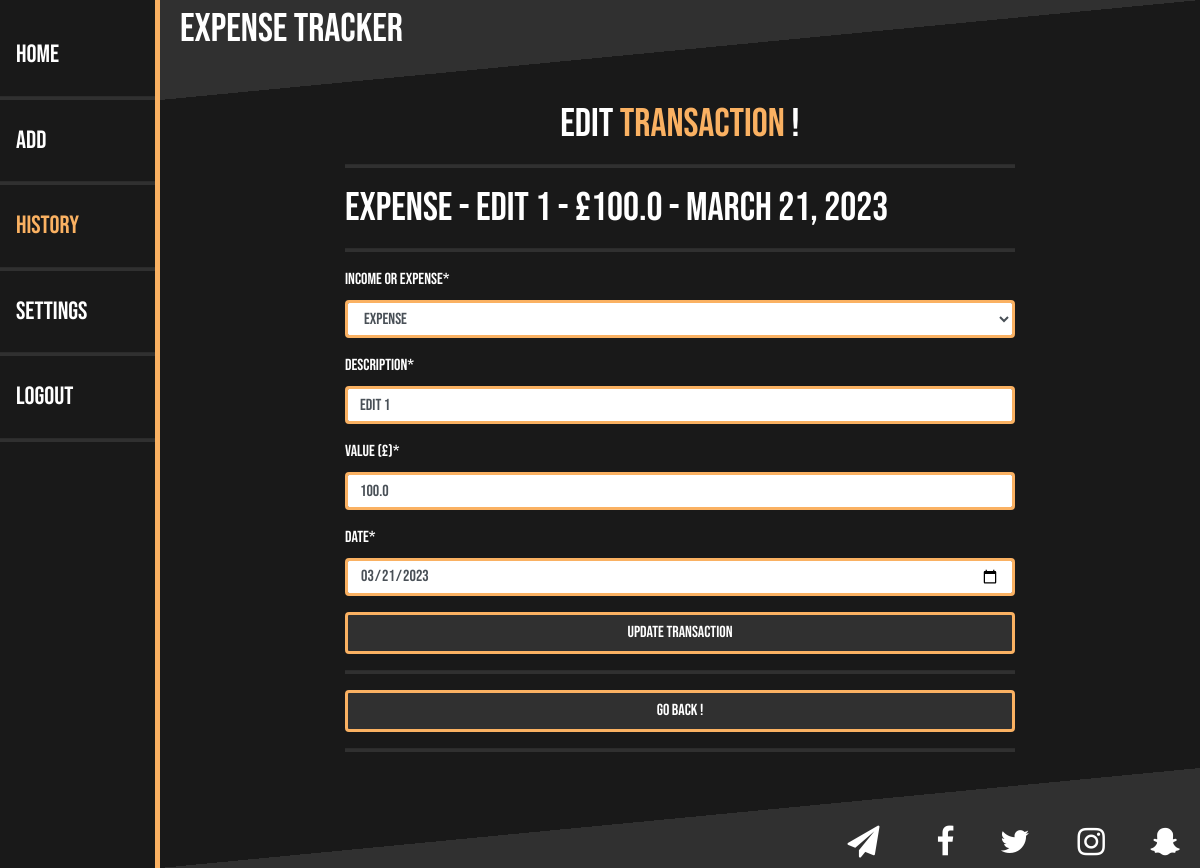
Screenshot of /editTransaction/65 with the database file from the repository.
### main/models.py (models this page shows)
class IncomeExpense(models.Model):
    user = models.ForeignKey(User, on_delete = CASCADE, related_name = "user", null = True)
    typeIE = models.CharField(max_length = 10, choices = INCOME_EXPENSE_CHOICES)
    description = models.CharField(max_length = 20)
    value = models.FloatField()
    date = models.DateField()
    def __str__(self):
        return self.description

### main/views.py (the view)
# urls.py: path("editTransaction/<itemID>", views.editTransaction, name = "editTransaction"),
def editTransaction(response, itemID):
    try:
        item = IncomeExpense.objects.get(id = itemID)  # Get IncomeExpense Object Using itemID Passed In From Button Press.
        if response.method == "POST":
            form = forms.AddIncomeExpense(response.POST) # FORM: Get Data From The Submitted Form And Store It In A Variable.
            if form.is_valid(): # IS_VALID(): Check If The Form Is Valid. If The Form Has No Errors It Is Valid.
                typeIE = form.cleaned_data["typeIE"]
                description = form.cleaned_data["description"]
                value = form.cleaned_data["value"]
                value = round(value, 2)
                date = form.cleaned_data["date"]
                obj = IncomeExpense(id = itemID, user = response.user, typeIE = typeIE, description = description, value = value, date = date)  # UPDATE OBJECT: Update 'IncomeExpense' Object Using The Form Values.
                obj.save() # SAVE OBJECT: Save Object Into The Database.
                return HttpResponseRedirect("/editTransaction/"+itemID)  # Once The Object Has Been Deleted Remain On The Same Page 'history'.
        else:
            form = forms.AddIncomeExpense() # FORM: Instance Of The 'AddIncomeExpense' Form Stored In A Variable. This Will Be Passed Into The 'editTransaction' Template.
            form.initial["typeIE"] = item.typeIE # INITIAL VALUE: Set Initial Value Of The 'typeIE' Field.
            form.initial["description"] = item.description # INITIAL VALUE: Set Initial Value Of The 'description' Field.
            form.initial["value"] = item.value # INITIAL VALUE: Set Initial Value Of The 'value' Field.
            form.initial["date"] = item.date # INITIAL VALUE: Set Initial Value Of The 'date' Field.
    except IncomeExpense.DoesNotExist:
        raise Http404  # If IncomeExpense Does Not Exist Go To 404 Page (Page Not Found).
    context = {"item": item, "form": form}
    return render(response, "main/editTransaction.html", context)

### main/templates/main/editTransaction.html (shortened to what this page needs)
{% extends 'main/base.html' %}
{% load crispy_forms_filters %}
{% block sideBar %}
    <div class="sideNavigationBar">
        <a href="/home">Home</a>
        <hr style="height: 3px">
        <a href="/add">Add</a>
        <hr style="height: 3px">
        <a href="/history" style="color: #FAB162">History</a>
        <hr style="height: 3px">
        <a href="/settings">Settings</a>
        <hr style="height: 3px">
        <a href="/logout">Logout</a>
        <hr style="height: 3px">
    </div>
{% endblock %}
{% block content %}
    <h1 style="text-align: center; color: #FFFFFF">Edit <span style="color: #FAB162">Transaction</span> {{ user.first_name }} !</h1>
    <hr style="height:3px;">
    <form method = "POST" action = "" class="formColour" , style="font-family: abc,serif">
        <h1>{{ item.typeIE }} - {{ item.description }} - £{{ item.value }} - {{ item.date }}</h1>
        <hr style="height:3px;">
        {{ form|crispy }}
        <button style = "background-color: #303030; width: 100%; border-color: #FAB162; border-width: 3px;" type = "submit" name = "submitButton" class="btn btn-success"><span style='font-family: abc, sans-serif'>Update Transaction</span></button>
    </form>
    <hr style="height:3px;">
    <a style = "background-color: #303030; width: 100%; border-color: #FAB162; border-width: 3px;" href="/history" class="btn btn-success">Go Back !</a>
    <hr style="height:3px;">
{% endblock %}

### rows the page displays
IncomeExpense: typeIE "EXPENSE", description "Edit 1", value "100.0", date "March 21, 2023", typeIE "Expense", date "03/21/2023"
